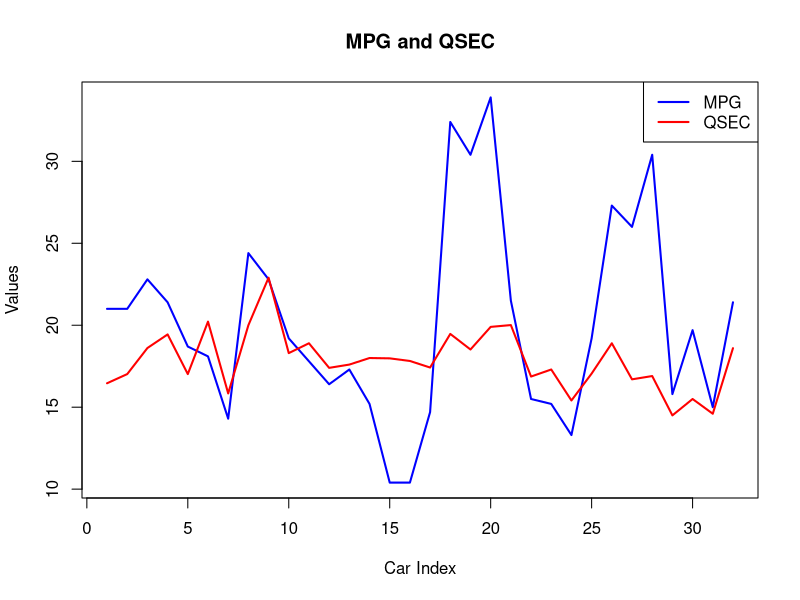

This chart was generated by the following R code:
data(mtcars)

plot(mtcars$mpg, type = "l",
     col = "blue", lwd = 2,
     ylim = range(c(mtcars$mpg, mtcars$qsec)),
     xlab = "Car Index",
     ylab = "Values",
     main = "MPG and QSEC")

lines(mtcars$qsec, col = "red", lwd = 2)

legend("topright",
       legend = c("MPG", "QSEC"),
       col = c("blue", "red"),
       lty = 1, lwd = 2)
